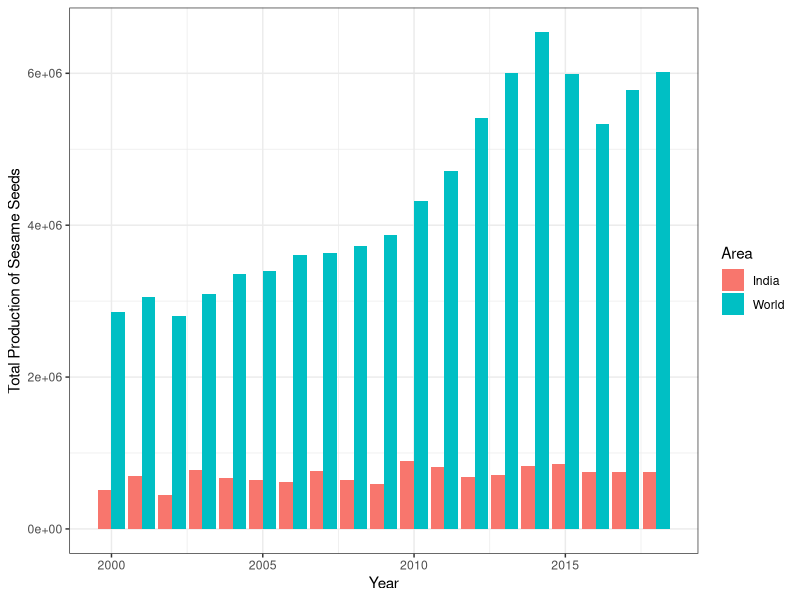

The R source for this figure: (Note: this script raises an error after producing the figure.)
setwd("D:/Assignments/Quantitative_Finance_DM")

library(tidyverse)

# SESAME SEEDS
dat <- read_csv('./FAOSTAT_data_10-15-2020.csv')

dat %>% 
    ggplot(aes(x = Year, y = Value, fill = Area)) +
    geom_col(stat='identity', position='dodge') +
    theme_bw() + 
    ylab("Total Production of Sesame Seeds") +
    ggsave("sesame-total.pdf")


# SUGAR CANE
dat <- read_csv('./FAOSTAT_data_sugar.csv')
dat %>% 
    dplyr::filter(Year > 2000, Item == "Sugar cane") %>%
    ggplot(aes(x = Year, y = Value, fill = Area)) +
    geom_col(stat='identity', position='dodge') +
    theme_bw() + 
    ylab("Total Production of Sugar Crops") +
    ggsave("sugar-total.pdf")

    
















